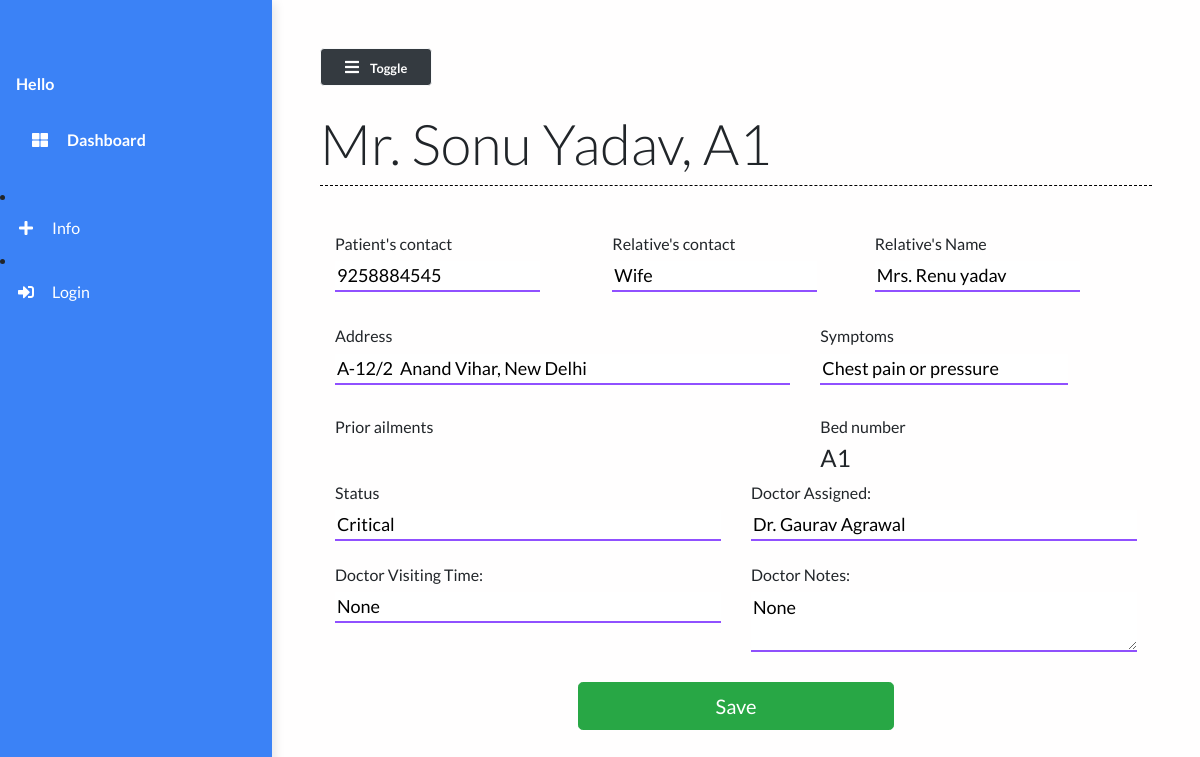
/patient/1, run on the app's committed database.
### main/models.py (models this page shows, shortened)
class Patient(models.Model):
    name = models.CharField(max_length=50)
    phone_num = models.CharField(max_length=15)
    patient_relative_name = models.CharField(max_length=50, null=True)
    patient_relative_contact = models.CharField(max_length=15, null=True)
    address = models.TextField()
    SYMPTOMS = (
        ('Fever', 'Fever'),
        ('Dry cough', 'Dry cough'),
        ('Tiredness', 'Tiredness'),
        ('Aches and pains', 'Aches and pains'),
        ('Sore throat', 'Sore throat'),
        ('Diarrhoea', 'Diarrhoea'),
        ('Loss of taste or smell', 'Loss of taste or smell'),
        ('Difficulty in breathing or shortness of breath', 'Difficulty in breathing or shortness of breath'),
        ('Chest pain or pressure', 'Chest pain or pressure'),
        ('Loss of speech or movement', 'Loss of speech or movement'),
    )
    symptoms = MultiSelectField(choices=SYMPTOMS, null=True, max_length=1000)
    prior_ailments = models.TextField()
    bed_num = models.ForeignKey("Bed", on_delete=models.CASCADE)
    dob = models.DateField(null=True)
    doctor = models.ForeignKey("Doctor", on_delete=models.CASCADE, null=True)
    doctors_notes = models.TextField(null=True, blank=True)
    doctors_visiting_time = models.CharField(null=True, max_length=50, blank=True)
    status = models.CharField(max_length=50)

class Bed(models.Model):
    bed_number = models.CharField(max_length=50)
    occupied = models.BooleanField()
    def __str__(self):
        return self.bed_number

class Doctor(models.Model):
    name = models.CharField(max_length=100)
    def __str__(self):
        return self.name

### main/views.py (the view, shortened to what this page needs)
# urls.py: path("patient/<str:pk>", views.patient, name="patient"),
def patient(request, pk):
    patient = Patient.objects.get(id=pk)
    context = {
        'patient': patient
    }
    return render(request, 'main/patient.html', context)

### main/templates/main/patient.html (shortened to what this page needs)
{% extends 'main/base.html' %}
{% load static %}
{% block contentTitle %}
    {{patient.name}}, {{patient.bed_num}}
{% endblock contentTitle %}
{% block content %}
		<form class="form" action="" method="post" id="registrationForm">
			<div class="container">
				<div class="patient-form">
					<div class="row">
						<div class="col-md-4 form-field mt-4 mb-0">
						<label for="mobile"><h6>Patient's contact</h6>
						<input type="text" id="name" class="input-text" type="text" name="mobile" placeholder="Mobile No" value="{{patient.phone_num}}">
						</label>
						</div>
						<div class="offset-md-2 col-md-4 form-field mt-4 mb-0">
						<label for="mobile" class="mb-0"><h6>Relative's contact</h6>
						<input type="text" id="mobile2" class="input-text" type="text" name="mobile2" placeholder="Mobile No" value="{{patient.patient_relative_contact}}">
						</label>
						</div>
						<div class="form-field mt-4">
						<label for="relativeName" class="mb-0"><h6>Relative's Name</h6>
						<input
							type="text"
							class="input-text"
							name="relativeName"
							id="realtiveName"
							value="{{patient.patient_relative_name}}"
							/>
						</label>
						</div>
						<div class="col-md-7 form-field mt-0">
						<label for="address" class="mb-0 mt-0"><h6>Address</h6></label>
						<input
							type="address"
							class="input-text"
							id="location"
							placeholder="address"
							name="location"
							title="enter a location"
							value="{{patient.address}}"
						/>
						</div>
						<div class="offset-md-1 col-md-4 form-field mt-0">
							<label for="symptoms" class="mb-0"><h6>Symptoms</h6></label>
							<input
								type="text"
								class="input-text"
								name="symptons"
								id="symptons"
								value="{{patient.symptoms}}"
							/>
						</div>
						<div class="col-md-7">
							<h6>Prior ailments</h6>
						</div>
						<div class="col-md-5">
							<h6>Bed number</h6>
							<label for="bed_num" class="mb-0">
							<h4>{{patient.bed_num}}</h4>
							</label>
						</div>
						<div class="col-md-6">
						 	<label for="status" class="mb-0">
							<h6>Status</h6></label>
							<input
								type="text"
								class="input-text"
								name="status"
								id="status"
								value="{{patient.status}}"
							/>
						</div>
						<div class="col-md-6">
							<label for="doctor" class="mb-0">
							<h6>Doctor Assigned: </h6>
							</label>
							<input
								type="text"
								class="input-text"
								name="doctor"
								id="doctor"
								value="{{patient.doctor}}"
							/>
						</div>
						<div class="col-md-6">
							<label for="doctor_time" class="mb-0 mt-4">
							<h6>Doctor Visiting Time: </h6>
							</label>
							<input
								type="text"
								class="input-text"
								name="doctor_time"
								id="doctor_time"
								value="{{patient.doctors_visiting_time}}"
							/>
						</div>
						<div class="col-md-6">
							<label for="doctor_notes" class="mb-0 mt-4">
							<h6>Doctor Notes: </h6>
							</label>
							<textarea
								class="input-text"
								name="doctor_notes"
								id="doctor_notes"
								{{patient.doctors_notes}}
							>{{patient.doctors_notes}}</textarea>
						</div>
					</div>
				</div>
			</div>
		<div class="form-group">
			<div class="col-md-5 mx-auto">
			<br />
			<button class="btn btn-lg btn-success btn-block mx-auto" type="submit">
				 Save
			</button>
			</div>
	 	</div>
		 </form>
{% endblock content %}

### static/styles/base.css (style rules this page uses)
body { background: #fffefe; min-height: 100vh; overflow-x: hidden; font-family:Lato,'Helvetica Neue',Helvetica,Arial,sans-serif; }
.patient-form .form-field { margin: 32px 0; }
.patient-form .input-text { width: 100%; border-width: 0 0 2px 0; border-color: #6c19fcc2; font-size: 18px; font-weight: 400; transition: border-color 0.2s linear; }

### data on the page
Patient: name "Mr. Sonu Yadav", bed_num "A1", mobile "9258884545", mobile2 "Wife", relativeName "Mrs. Renu yadav", location "A-12/2 Anand Vihar, New Delhi", symptons "Chest pain or pressure", status "Critical", doctor "Dr. Gaurav Agrawal", doctor_time "None", doctor_notes "None"
